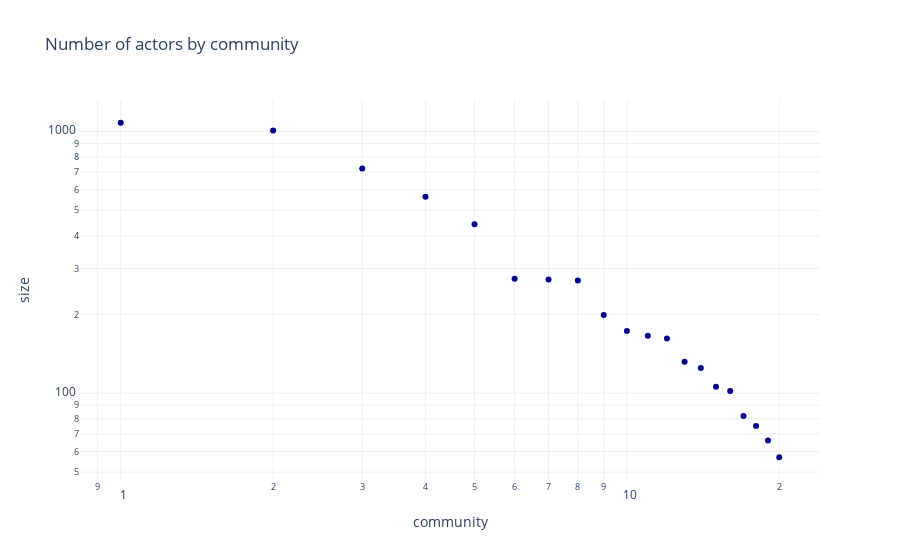

The code cell stored with this chart in its notebook:
### Code cell
#df = px.data.com_sizes() # iris is a pandas DataFrame
fig = px.scatter(community_sizes, x='community',y='size',
                    title='Number of actors by community',log_x=True,log_y=True,labels=('Community label','Number of actors'),
                    template= 'plotly_white',color_discrete_sequence=['darkblue'])
fig.show()
fig.write_html('C:/Users/Public/ADA2022/weloic.github.io/_includes/community_sizes_scatter.html')

### Figure 1 — Plotly figure (JSON) as saved in the notebook; plotly's stock layout.template omitted (floating-point values rounded to 4 significant figures)
{"data": [{"hovertemplate": "community=%{x}<br>size=%{y}<extra></extra>", "legendgroup": "", "marker": {"color": "darkblue", "symbol": "circle"}, "mode": "markers", "name": "", "orientation": "v", "showlegend": false, "type": "scatter", "x": [1, 2, 3, 4, 5, 6, 7, 8, 9, 10, 11, 12, 13, 14, 15, 16, 17, 18, 19, 20], "xaxis": "x", "y": [1080, 1009, 722, 563, 442, 274, 272, 270, 199, 173, 166, 162, 132, 125, 106, 102, 82, 75, 66, 57], "yaxis": "y"}], "layout": {"legend": {"tracegroupgap": 0}, "title": {"text": "Number of actors by community"}, "xaxis": {"anchor": "y", "domain": [0, 1], "title": {"text": "community"}, "type": "log"}, "yaxis": {"anchor": "x", "domain": [0, 1], "title": {"text": "size"}, "type": "log"}}}
